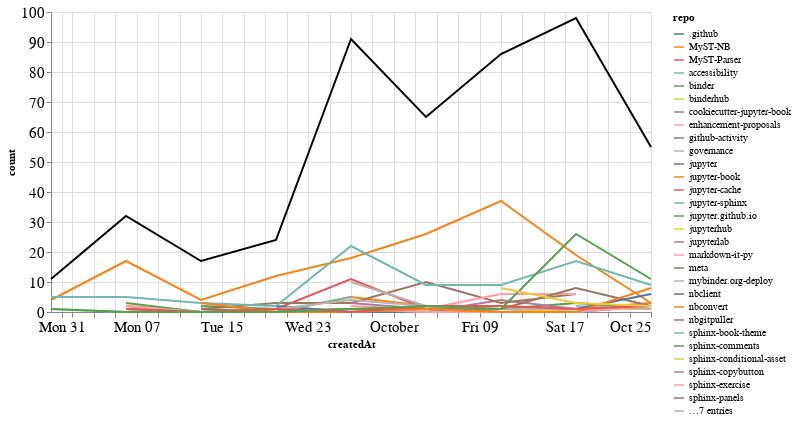

This figure's notebook cell:
### Markdown cell above
## Comments

### Code cell
comments_time = comments.groupby('repo').resample('W', on='createdAt').count()['author'].reset_index()
comments_time = comments_time.rename(columns={'author': 'count'})
comments_time_total = comments_time.groupby('createdAt').agg({"count": "sum"}).reset_index()
ch1 = alt.Chart(comments_time, width=600).mark_line().encode(
    x='createdAt',
    y='count',
    color='repo',
    tooltip="repo"
)

ch2 = alt.Chart(comments_time_total, width=600).mark_line(color="black").encode(
    x='createdAt',
    y='count',
)

ch1 + ch2

### Figure 1 — Vega-Lite specification as saved in the notebook (floating-point values rounded to 4 significant figures; data arrays with more than 128 entries replaced by an {"elided": "..."} marker saying what was removed)
{"config": {"axisLeft": {"labelFontSize": 15}, "axisBottom": {"labelFontSize": 15}}, "layer": [{"data": {"name": "data-9ab9e0d83b962771a88419be997aae4c"}, "mark": "line", "encoding": {"color": {"type": "nominal", "field": "repo"}, "tooltip": {"type": "nominal", "field": "repo"}, "x": {"type": "temporal", "field": "createdAt"}, "y": {"type": "quantitative", "field": "count"}}, "width": 600}, {"data": {"name": "data-bd141041417b4b7f1f0db980f032e17d"}, "mark": {"type": "line", "color": "black"}, "encoding": {"x": {"type": "temporal", "field": "createdAt"}, "y": {"type": "quantitative", "field": "count"}}, "width": 600}], "$schema": "https://vega.github.io/schema/vega-lite/v4.8.1.json", "datasets": {"data-9ab9e0d83b962771a88419be997aae4c": {"elided": "146 records"}, "data-bd141041417b4b7f1f0db980f032e17d": [{"createdAt": "2020-08-30T00:00:00", "count": 11}, {"createdAt": "2020-09-06T00:00:00", "count": 32}, {"createdAt": "2020-09-13T00:00:00", "count": 17}, {"createdAt": "2020-09-20T00:00:00", "count": 24}, {"createdAt": "2020-09-27T00:00:00", "count": 91}, {"createdAt": "2020-10-04T00:00:00", "count": 65}, {"createdAt": "2020-10-11T00:00:00", "count": 86}, {"createdAt": "2020-10-18T00:00:00", "count": 98}, {"createdAt": "2020-10-25T00:00:00", "count": 55}]}}
